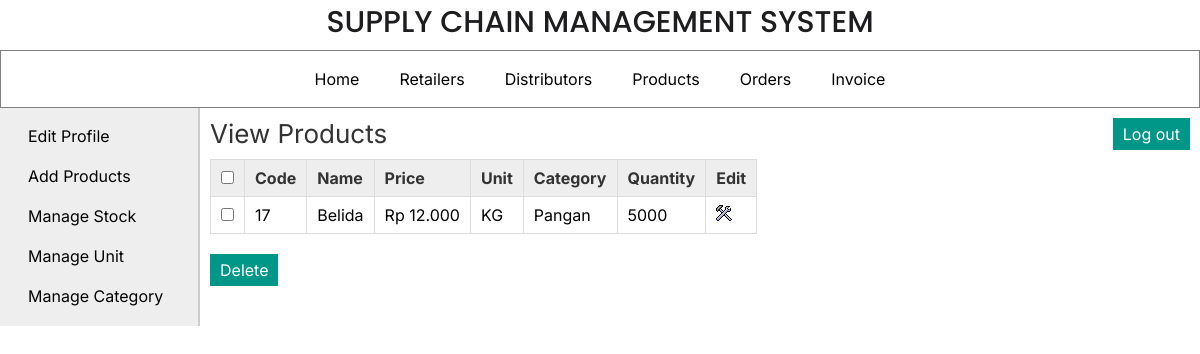
Page /manufacturer/view_products.php (signed in) on the committed database.
### tables this page shows
CREATE TABLE `products` (
  `pro_id` int(11) NOT NULL,
  `pro_name` varchar(25) NOT NULL,
  `pro_desc` text DEFAULT NULL,
  `pro_price` decimal(10,3) NOT NULL,
  `unit` int(11) NOT NULL,
  `pro_cat` int(11) NOT NULL,
  `quantity` int(6) DEFAULT NULL
);

CREATE TABLE `unit` (
  `id` int(11) NOT NULL,
  `unit_name` varchar(20) NOT NULL,
  `unit_details` text DEFAULT NULL
);

CREATE TABLE `categories` (
  `cat_id` int(11) NOT NULL,
  `cat_name` varchar(25) NOT NULL,
  `cat_details` text DEFAULT NULL
);

### manufacturer/view_products.php (the view, shortened to what this page needs)
<?php
	include("../includes/config.php");
	if(isset($_SESSION['manufacturer_login'])) {
			$query_selectProducts = "SELECT * FROM products,categories,unit WHERE products.pro_cat=categories.cat_id AND products.unit=unit.id ORDER BY pro_id";
			$result_selectProducts = mysqli_query($con,$query_selectProducts);
		}
		else {
			header('Location:../index.php');
		}
?>
<!DOCTYPE html>
<html>
<head>
	<link rel="stylesheet" href="../includes/main_style.css" >
</head>
<body>
	<?php
		include("../includes/header.inc.php");
		include("../includes/nav_manufacturer.inc.php");
		include("../includes/aside_manufacturer.inc.php");
	?>
	<section>
		<h1>View Products</h1>
		<form action="" method="POST" class="form">
		<table class="table_displayData">
			<tr>
				<th> <input type="checkbox" onClick="toggle(this)" /> </th>
				<th> Code </th>
				<th> Name </th>
				<th> Price </th>
				<th> Unit </th>
				<th> Category </th>
				<th> Quantity </th>
				<th> Edit </th>
			</tr>
			<?php $i=1; while($row_selectProducts = mysqli_fetch_array($result_selectProducts)) { ?>
			<tr>
				<td> <input type="checkbox" name="chkId[]" value="<?php echo $row_selectProducts['pro_id']; ?>" /> </td>
				<td> <?php echo $row_selectProducts['pro_id']; ?> </td>
				<td> <?php echo $row_selectProducts['pro_name']; ?> </td>
				<td class="idr"> <?php echo $row_selectProducts['pro_price']; ?> </td>
				<td> <?php echo $row_selectProducts['unit_name']; ?> </td>
				<td> <?php echo $row_selectProducts['cat_name']; ?> </td>
				<td> <?php if($row_selectProducts['quantity'] == NULL){ echo "N/A";} else {echo $row_selectProducts['quantity'];} ?> </td>
				<td> <a href="edit_product.php?id=<?php echo $row_selectProducts['pro_id']; ?>"><img src="../images/edit.png" alt="edit" /></a> </td>
			</tr>
			<?php $i++; } ?>
		</table>
		<input type="submit" value="Delete" class="submit_button"/>
		</form>
	</section>
</body>
</html>

### includes/main_style.css (style rules this page uses)
* { font-family: 'Inter', Helvetica, sans-serif; margin:0px; padding:0px; box-sizing: border-box; }
a { text-decoration:none; }
.submit_button { font-size:16px; margin-top:20px; margin-right:20px; padding:6px 10px; background-color:#009688; border:none; color:white; }
section { width:1000px; padding:10px; padding-bottom:40px; }
section h1 { margin-bottom:10px; font-weight:normal; color:#333; font-size: 26px; }
table { border-collapse: collapse; }
.table_displayData td, .table_displayData th { border:1px solid #ddd; padding: 8px 10px; text-align: left; }
.table_displayData th { background-color:#eee; color:#333; }

### rows in the picture
products: pro_id "17", pro_name "Belida", unit.unit_name "KG", pro_cat.cat_name "Pangan", quantity "5000"
